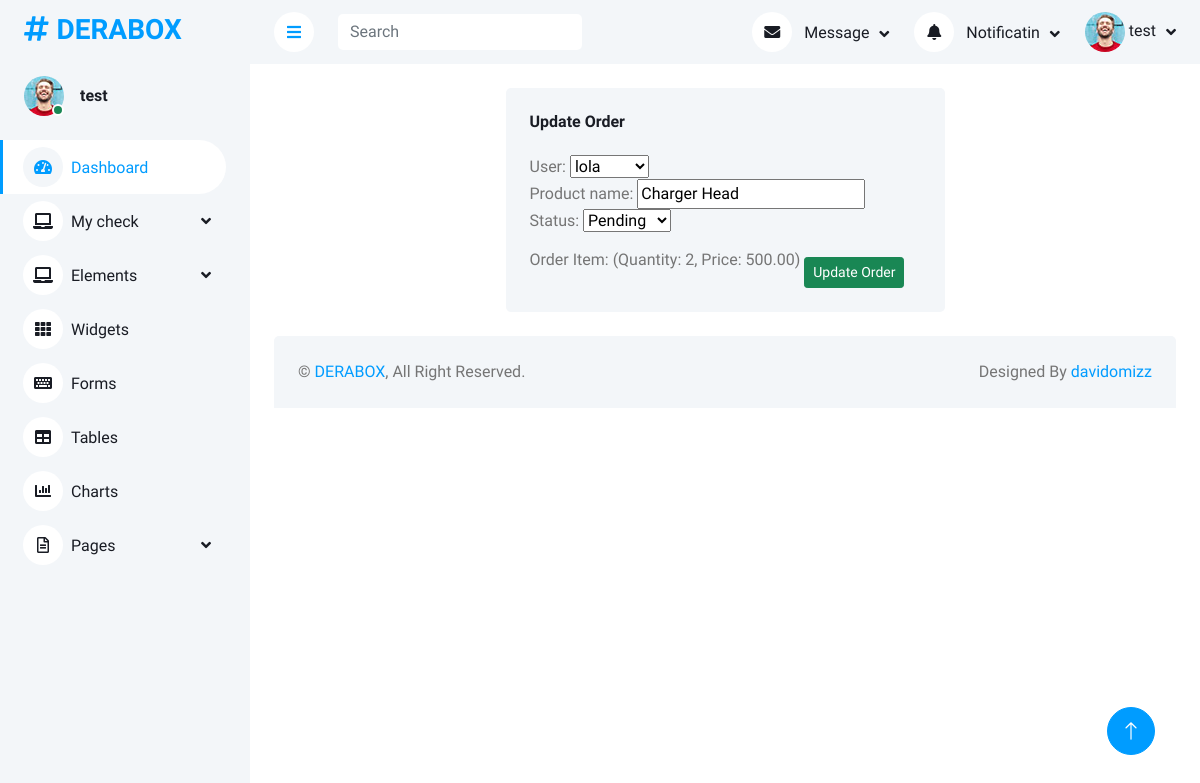
The app's page /update-order/34 (signed in) with its own data.
### app/models.py (models this page shows, shortened)
class User(AbstractUser):
    USER_TYPE_CHOICES = (
        ('admin', 'Admin'),
        ('customer', 'Customer'),
        ('delivery', 'Delivery'),
    )
    user_type = models.CharField(max_length=20, choices=USER_TYPE_CHOICES, default='customer')
    email = models.EmailField(unique=True)
    phone = models.CharField(max_length=15, blank=True, null=True)

class Order(models.Model):
    user = models.ForeignKey(User, on_delete=models.CASCADE)
    tracking_number = models.CharField(max_length=15, unique=True, editable=False)
    status = models.CharField(max_length=20, choices=[('Pending', 'Pending'), ('Shipped', 'Shipped'), ('Delivered', 'Delivered')], default='Pending')
    created_at = models.DateTimeField(auto_now_add=True)
    updated_at = models.DateTimeField(auto_now=True)
    product_name = models.CharField(max_length=255, blank=True, null=True)

class OrderItem(models.Model):
    order = models.ForeignKey(Order, related_name='items', on_delete=models.CASCADE)
    quantity = models.PositiveIntegerField()
    price = models.DecimalField(max_digits=10, decimal_places=2)

### app/views.py (the view)
# urls.py: path('update-order/<int:pk>', UpdateOrder.as_view(),name='update-order'),
class UpdateOrder(UpdateView):
    model = Order
    template_name = 'dashboard/update-order.html'
    form_class = UpdateOrderForm
    success_url = reverse_lazy('order-history')
    def get_initial(self):
        initial = super().get_initial()
        order_instance = self.get_object()  # Get the instance of Order
        initial['user'] = order_instance.user
        initial['product_name'] = order_instance.product_name
        initial['status'] = order_instance.status
        return initial
    def get_context_data(self, **kwargs):
        context = super().get_context_data(**kwargs)
        order = self.get_object()
        order_items = order.items.all()  # Retrieve associated order items
        context['order_items'] = order_items
        return context

### app/forms.py
class UpdateOrderForm(forms.ModelForm):
    class Meta:
        model = Order
        fields = ['user', 'product_name', 'status']  # Include the fields you want to update

### app/templates/dashboard/update-order.html (shortened to what this page needs)
{% extends 'dashboard/base.html' %}
{% load static %}
{% block body %}
            <div class="container-fluid pt-4 px-4">
                <div class="row g-4 justify-content-center">
                    <div class="col-sm-12 col-xl-6">
                        <div class="bg-light rounded h-100 p-4">
                            <h6 class="mb-4">Update Order</h6>
                            <form action="" method="post">
                                {{ form }}
                                {% for item in order_items %}
                                    Order Item: {{ item.product_name }} (Quantity: {{ item.quantity }}, Price: {{ item.price }})
                                {% endfor %}
                                <button type="submit" class="btn btn-sm btn-success mt-4" >Update Order</button>
                            </form>
                        </div>
                    </div>
                </div>
            </div>
{% endblock %}

### app/templates/dashboard/base.html (shortened to what this page needs)
{% load static %}
<!DOCTYPE html>
<html lang="en">
<head>
    <link href="https://cdnjs.cloudflare.com/ajax/libs/font-awesome/5.10.0/css/all.min.css" rel="stylesheet">
    <link href="https://cdn.jsdelivr.net/npm/bootstrap-icons@1.4.1/font/bootstrap-icons.css" rel="stylesheet">
    <link href="{% static 'dashboard/lib/owlcarousel/assets/owl.carousel.min.css' %}" rel="stylesheet">
    <link href="{% static 'dashboard/lib/tempusdominus/css/tempusdominus-bootstrap-4.min.css' %}" rel="stylesheet" />
    <link href="{% static 'dashboard/css/bootstrap.min.css' %}" rel="stylesheet">
    <link href="{% static 'dashboard/css/style.css' %}" rel="stylesheet">
</head>
<body>
    <div class="container-xxl position-relative bg-white d-flex p-0">
        <div class="sidebar pe-4 pb-3">
            <nav class="navbar bg-light navbar-light">
                <a href="{% url 'dashboard' %}" class="navbar-brand mx-4 mb-3">
                    <h3 class="text-primary"><i class="fa fa-hashtag me-2"></i>DERABOX</h3>
                </a>
                <div class="d-flex align-items-center ms-4 mb-4">
                    <div class="position-relative">
                        {% if user_type == 'delivery' %}
                        <img class="rounded-circle" src="{{ request.user.deliveryprofile.profile_picture.url }}" alt="" style="width: 40px; height: 40px;">
                        {% elif user_type == 'customer' %}
                        <img class="rounded-circle" src="{{ request.user.customersprofile.profile_picture.url }}" alt="" style="width: 40px; height: 40px;">
                        {% else %}
                            <img class="rounded-circle" src="{% static 'dashboard/img/user.jpg'%}" alt="" style="width: 40px; height: 40px;">
                        {% endif %}
                        <div class="bg-success rounded-circle border border-2 border-white position-absolute end-0 bottom-0 p-1"></div>
                    </div>
                    <div class="ms-3">
                        <h6 class="mb-0">{{ request.user.username }}</h6>
                    </div>
                </div>
                <div class="navbar-nav w-100">
                    <a href="{% url 'dashboard' %}" class="nav-item nav-link active"><i class="fa fa-tachometer-alt me-2"></i>Dashboard</a>
                        <div class="nav-item dropdown">
                            <a href="#" class="nav-link dropdown-toggle" data-bs-toggle="dropdown"><i class="fa fa-laptop me-2"></i>Order</a>
                            <div class="dropdown-menu bg-transparent border-0">
                                <a href="{% url 'creation-order' %}" class="dropdown-item">Create Order</a>
                                <a href="{% url 'order-items' %}" class="dropdown-item">Order Items</a>
                                <a href="{% url 'order-history' %}" class="dropdown-item">Order Historys</a>
                            </div>
                        </div>
                        <div class="nav-item dropdown">
                            <a href="#" class="nav-link dropdown-toggle" data-bs-toggle="dropdown"><i class="fa fa-laptop me-2"></i>Users Creation</a>
                            <div class="dropdown-menu bg-transparent border-0">
                                <a href="button.html" class="dropdown-item">Buttons</a>
                                <a href="typography.html" class="dropdown-item">Typography</a>
                                <a href="element.html" class="dropdown-item">Other Elements</a>
                            </div>
                        </div>
                        <div class="nav-item dropdown">
                            <a href="#" class="nav-link dropdown-toggle" data-bs-toggle="dropdown"><i class="fa fa-laptop me-2"></i>My check</a>
                        </div>
                    <div class="nav-item dropdown">
                        <a href="#" class="nav-link dropdown-toggle" data-bs-toggle="dropdown"><i class="fa fa-laptop me-2"></i>Elements</a>
                    </div>
                    <a href="widget.html" class="nav-item nav-link"><i class="fa fa-th me-2"></i>Widgets</a>
                    <a href="form.html" class="nav-item nav-link"><i class="fa fa-keyboard me-2"></i>Forms</a>
                    <a href="table.html" class="nav-item nav-link"><i class="fa fa-table me-2"></i>Tables</a>
                    <a href="chart.html" class="nav-item nav-link"><i class="fa fa-chart-bar me-2"></i>Charts</a>
                    <div class="nav-item dropdown">
                        <a href="#" class="nav-link dropdown-toggle" data-bs-toggle="dropdown"><i class="far fa-file-alt me-2"></i>Pages</a>
                    </div>
                </div>
            </nav>
        </div>
        <div class="content">
            <nav class="navbar navbar-expand bg-light navbar-light sticky-top px-4 py-0">
                <a href="#" class="sidebar-toggler flex-shrink-0">
                    <i class="fa fa-bars"></i>
                </a>
                <form class="d-none d-md-flex ms-4">
                    <input class="form-control border-0" type="search" placeholder="Search">
                </form>
                <div class="navbar-nav align-items-center ms-auto">
                    <div class="nav-item dropdown">
                        <a href="#" class="nav-link dropdown-toggle" data-bs-toggle="dropdown">
                            <i class="fa fa-envelope me-lg-2"></i>
                            <span class="d-none d-lg-inline-flex">Message</span>
                        </a>
                    </div>
                    <div class="nav-item dropdown">
                        <a href="#" class="nav-link dropdown-toggle" data-bs-toggle="dropdown">
                            <i class="fa fa-bell me-lg-2"></i>
                            <span class="d-none d-lg-inline-flex">Notificatin</span>
                        </a>
                    </div>
                    <div class="nav-item dropdown">
                        <a href="#" class="nav-link dropdown-toggle" data-bs-toggle="dropdown">
                            {% if user_type == 'delivery' %}
                                <img class="rounded-circle me-lg-2" src="{{ request.user.deliveryprofile.profile_picture.url }}" alt="" style="width: 40px; height: 40px;">
                            {% elif user_type == 'customer' %}
                                <img class="rounded-circle me-lg-2" src="{{ request.user.customerprofile.profile_picture.url }}" alt="" style="width: 40px; height: 40px;">
                            {% else %}
                                <img class="rounded-circle" src="{% static 'dashboard/img/user.jpg'%}" alt="" style="width: 40px; height: 40px;">
                            {% endif %}
                            <span class="d-none d-lg-inline-flex">{{ request.user.username }}</span>
                        </a>
                    </div>
                </div>
            </nav>
            {% block body %}
            {% endblock %}
        <div class="container-fluid pt-4 px-4">
            <div class="bg-light rounded-top p-4">
                <div class="row">
                    <div class="col-12 col-sm-6 text-center text-sm-start">
                        &copy; <a href="#">DERABOX</a>, All Right Reserved.
                    </div>
                    <div class="col-12 col-sm-6 text-center text-sm-end">
                        Designed By <a href="https://htmlcodex.com">davidomizz</a>
                    </div>
                </div>
            </div>
        </div>
        </div>
        <a href="#" class="btn btn-lg btn-primary btn-lg-square back-to-top"><i class="bi bi-arrow-up"></i></a>
    </div>
</body>
</html>

### static/dashboard/css/style.css (style rules this page uses)
:root { --primary: #009CFF; --light: #F3F6F9; --dark: #191C24; }
.back-to-top { position: fixed; display: none; right: 45px; bottom: 45px; z-index: 99; }
.btn { transition: .5s; }
.btn.btn-primary { color: #FFFFFF; }
.btn-lg-square { width: 48px; height: 48px; }
.btn-square, .btn-sm-square, .btn-lg-square { padding: 0; display: inline-flex; align-items: center; justify-content: center; font-weight: normal; border-radius: 50px; }
.sidebar { position: fixed; top: 0; left: 0; bottom: 0; width: 250px; height: 100vh; overflow-y: auto; background: var(--light); transition: 0.5s; z-index: 999; }
.content { margin-left: 250px; min-height: 100vh; background: #FFFFFF; transition: 0.5s; }
@media (min-width: 992px) { .sidebar { margin-left: 0; } }
@media (min-width: 992px) { .content { width: calc(100% - 250px); } }
.sidebar .navbar .navbar-nav .nav-link { padding: 7px 20px; color: var(--dark); font-weight: 500; border-left: 3px solid var(--light); border-radius: 0 30px 30px 0; outline: none; }
.sidebar .navbar .navbar-nav .nav-link:hover, .sidebar .navbar .navbar-nav .nav-link.active { color: var(--primary); background: #FFFFFF; border-color: var(--primary); }
.sidebar .navbar .navbar-nav .nav-link i { width: 40px; height: 40px; display: inline-flex; align-items: center; justify-content: center; background: #FFFFFF; border-radius: 40px; }
.sidebar .navbar .navbar-nav .nav-link:hover i, .sidebar .navbar .navbar-nav .nav-link.active i { background: var(--light); }
.sidebar .navbar .dropdown-toggle::after { position: absolute; top: 15px; right: 15px; border: none; content: "\f107"; font-family: "Font Awesome 5 Free"; font-weight: 900; transition: .5s; }
.content .navbar .navbar-nav .nav-link { margin-left: 25px; padding: 12px 0; color: var(--dark); outline: none; }
.content .navbar .sidebar-toggler, .content .navbar .navbar-nav .nav-link i { width: 40px; height: 40px; display: inline-flex; align-items: center; justify-content: center; background: #FFFFFF; border-radius: 40px; }
.content .navbar .dropdown-toggle::after { margin-left: 6px; vertical-align: middle; border: none; content: "\f107"; font-family: "Font Awesome 5 Free"; font-weight: 900; transition: .5s; }

### records on screen
User: user.username "test"
Order: user "lola", product_name "Charger Head", status "Pending"
OrderItem: quantity "2", price "500.00"
